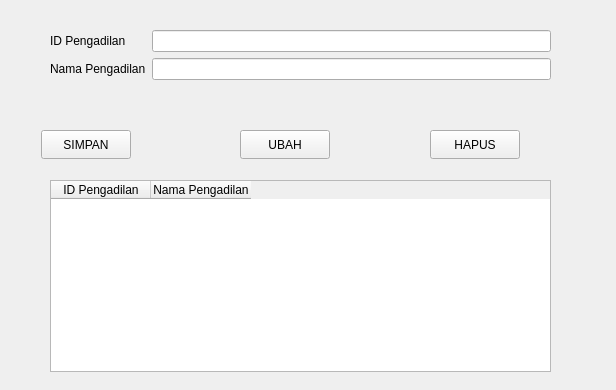
<?xml version="1.0" encoding="UTF-8"?>
<ui version="4.0">
 <class>Form</class>
 <widget class="QWidget" name="Form">
  <property name="geometry">
   <rect>
    <x>0</x>
    <y>0</y>
    <width>616</width>
    <height>390</height>
   </rect>
  </property>
  <property name="windowTitle">
   <string>Form</string>
  </property>
  <widget class="QWidget" name="formLayoutWidget">
   <property name="geometry">
    <rect>
     <x>50</x>
     <y>30</y>
     <width>501</width>
     <height>80</height>
    </rect>
   </property>
   <layout class="QFormLayout" name="formLayout">
    <item row="0" column="0">
     <widget class="QLabel" name="iDPengadilanLabel">
      <property name="text">
       <string>ID Pengadilan</string>
      </property>
     </widget>
    </item>
    <item row="0" column="1">
     <widget class="QLineEdit" name="editID"/>
    </item>
    <item row="1" column="0">
     <widget class="QLabel" name="namaPengadilanLabel">
      <property name="text">
       <string>Nama Pengadilan</string>
      </property>
     </widget>
    </item>
    <item row="1" column="1">
     <widget class="QLineEdit" name="editNama"/>
    </item>
   </layout>
  </widget>
  <widget class="QPushButton" name="btnSimpan">
   <property name="geometry">
    <rect>
     <x>41</x>
     <y>130</y>
     <width>90</width>
     <height>29</height>
    </rect>
   </property>
   <property name="text">
    <string>SIMPAN</string>
   </property>
  </widget>
  <widget class="QPushButton" name="btnUbah">
   <property name="geometry">
    <rect>
     <x>240</x>
     <y>130</y>
     <width>90</width>
     <height>29</height>
    </rect>
   </property>
   <property name="text">
    <string>UBAH</string>
   </property>
  </widget>
  <widget class="QPushButton" name="btnHapus">
   <property name="geometry">
    <rect>
     <x>430</x>
     <y>130</y>
     <width>90</width>
     <height>29</height>
    </rect>
   </property>
   <property name="text">
    <string>HAPUS</string>
   </property>
  </widget>
  <widget class="QTableWidget" name="tabelPengadilan">
   <property name="geometry">
    <rect>
     <x>50</x>
     <y>180</y>
     <width>501</width>
     <height>192</height>
    </rect>
   </property>
   <column>
    <property name="text">
     <string>ID Pengadilan</string>
    </property>
   </column>
   <column>
    <property name="text">
     <string>Nama Pengadilan</string>
    </property>
   </column>
  </widget>
 </widget>
 <resources/>
 <connections/>
</ui>
